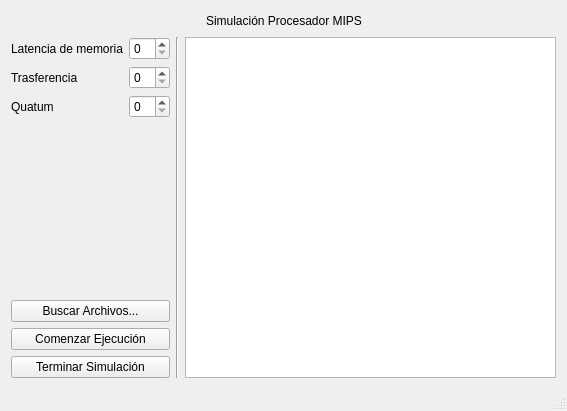
<?xml version="1.0" encoding="UTF-8"?>
<ui version="4.0">
 <class>MainWindow</class>
 <widget class="QMainWindow" name="MainWindow">
  <property name="geometry">
   <rect>
    <x>0</x>
    <y>0</y>
    <width>567</width>
    <height>411</height>
   </rect>
  </property>
  <property name="windowTitle">
   <string>MainWindow</string>
  </property>
  <widget class="QWidget" name="centralWidget">
   <layout class="QVBoxLayout" name="verticalLayout_3">
    <item>
     <layout class="QHBoxLayout" name="horizontalLayout_2">
      <item>
       <spacer name="horizontalSpacer">
        <property name="orientation">
         <enum>Qt::Horizontal</enum>
        </property>
        <property name="sizeHint" stdset="0">
         <size>
          <width>40</width>
          <height>20</height>
         </size>
        </property>
       </spacer>
      </item>
      <item>
       <widget class="QLabel" name="label_4">
        <property name="text">
         <string>Simulación Procesador MIPS</string>
        </property>
       </widget>
      </item>
      <item>
       <spacer name="horizontalSpacer_2">
        <property name="orientation">
         <enum>Qt::Horizontal</enum>
        </property>
        <property name="sizeHint" stdset="0">
         <size>
          <width>40</width>
          <height>20</height>
         </size>
        </property>
       </spacer>
      </item>
     </layout>
    </item>
    <item>
     <layout class="QHBoxLayout" name="horizontalLayout">
      <item>
       <layout class="QVBoxLayout" name="verticalLayout_2">
        <item>
         <layout class="QFormLayout" name="formLayout">
          <item row="0" column="0">
           <widget class="QLabel" name="label">
            <property name="text">
             <string>Latencia de memoria</string>
            </property>
            <property name="buddy">
             <cstring>latenciaMemoriaSpinBox</cstring>
            </property>
           </widget>
          </item>
          <item row="0" column="1">
           <widget class="QSpinBox" name="latenciaMemoriaSpinBox"/>
          </item>
          <item row="1" column="0">
           <widget class="QLabel" name="label_2">
            <property name="text">
             <string>Trasferencia</string>
            </property>
            <property name="buddy">
             <cstring>trasferenciaSpinBox</cstring>
            </property>
           </widget>
          </item>
          <item row="1" column="1">
           <widget class="QSpinBox" name="trasferenciaSpinBox"/>
          </item>
          <item row="2" column="0">
           <widget class="QLabel" name="label_3">
            <property name="text">
             <string>Quatum</string>
            </property>
            <property name="buddy">
             <cstring>quatumSpinBox</cstring>
            </property>
           </widget>
          </item>
          <item row="2" column="1">
           <widget class="QSpinBox" name="quatumSpinBox"/>
          </item>
         </layout>
        </item>
        <item>
         <spacer name="verticalSpacer">
          <property name="orientation">
           <enum>Qt::Vertical</enum>
          </property>
          <property name="sizeHint" stdset="0">
           <size>
            <width>20</width>
            <height>40</height>
           </size>
          </property>
         </spacer>
        </item>
        <item>
         <layout class="QVBoxLayout" name="verticalLayout">
          <item>
           <widget class="QPushButton" name="seleccionarArchivosButton">
            <property name="text">
             <string>Buscar Archivos...</string>
            </property>
           </widget>
          </item>
          <item>
           <widget class="QPushButton" name="empezarSimulacionButton">
            <property name="text">
             <string>Comenzar Ejecución</string>
            </property>
           </widget>
          </item>
          <item>
           <widget class="QPushButton" name="terminarSimlacionButton">
            <property name="text">
             <string>Terminar Simulación</string>
            </property>
           </widget>
          </item>
         </layout>
        </item>
       </layout>
      </item>
      <item>
       <widget class="Line" name="line">
        <property name="orientation">
         <enum>Qt::Vertical</enum>
        </property>
       </widget>
      </item>
      <item>
       <widget class="QTextEdit" name="salidaSimulacion"/>
      </item>
     </layout>
    </item>
   </layout>
  </widget>
  <widget class="QStatusBar" name="statusBar"/>
 </widget>
 <layoutdefault spacing="6" margin="11"/>
 <resources/>
 <connections/>
</ui>
